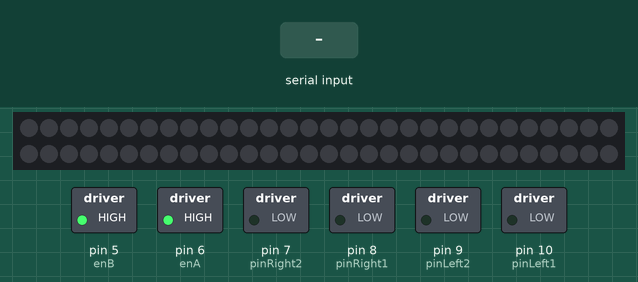
Bench run of a sketch on a simulated Arduino Uno, built with avr-gcc and run on an emulated ATmega328P. Parts: 60 RGB LEDs in strip order, left to right, continuing on the next row, switched loads named in the sketch (green lamp = pin HIGH). Inputs (shaded band) come from the test bench. Dim RGB values are drawn brighter than linear.

Above: at 1.2 s.
1.3 s: "L90\n" received over Serial
At 4.1 s:
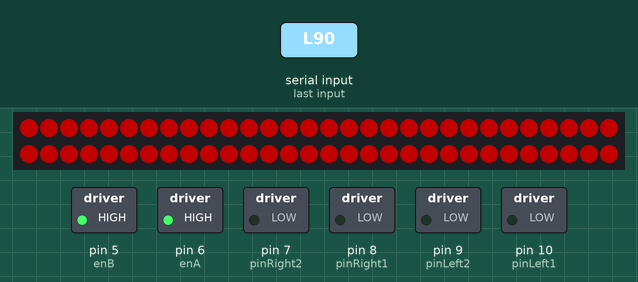
4.3 s: "M90\n" received over Serial
At 6.5 s:
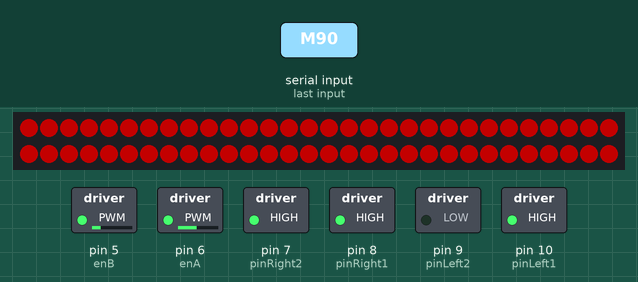
6.8 s: "M" received over Serial
At 9.2 s:
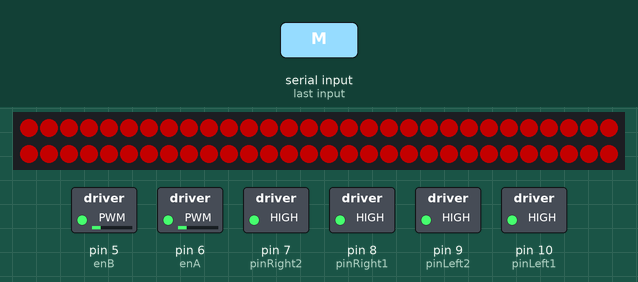
Timing chart, 0 to 10.7 s (numbered marks = the images above; inputs shaded):
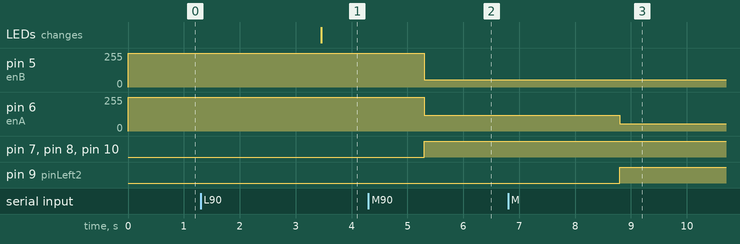

The sketch:

ricoDrivingv2.ino
```cpp
//command two dc motors via the serial port
//and command a RGB LED strip via the serial port
//the format for commands sent via serial port is
//  M55:65  for motor commands left and right motor PERCENTAGES respectively
//  L255:107:240 for light commands. RGB values (in that order) range from 0-255
//the light portion of code has yet to be tested as of 8:15 a.m. 9/16/15
#include <Adafruit_NeoPixel.h>
#ifdef __AVR__
#include <avr/power.h>
#endif
#define PIN            3
#define NUMPIXELS      16
Adafruit_NeoPixel strip = Adafruit_NeoPixel(60, PIN, NEO_GRB + NEO_KHZ800);

const int enA = 6;
const int enB = 5;
const int pinLeft1 = 10; //IN1
const int pinLeft2 = 9; //IN2
const int pinRight1 = 8; //IN3
const int pinRight2 = 7; //IN4
const int analogPin1 = A0;
const int analogPin2 = A1;

int leftRaw;
int rightRaw;
int red;
int green;
int blue;
int lastAvgPower;

//gets the latests news from the boss, (aka the pi) via serial.
void getRawMotor() {
  leftRaw = Serial.parseInt();
  rightRaw = Serial.parseInt();
//  int y = analogRead(analogPin1);
//  int x = analogRead(analogPin2);
//  if(x >= 504) {
//   x = map(x, 504, 1023, 0, -100); }
//  else {
//    x = map(x, 449, 0, 0, 100); }
//  if(y >= 503) {
//   y = map(y, 503, 1023, 0, -100); }
//  else {
//    y = map(y, 449, 0, 0, 100); }
//  leftRaw = (x+y)/100;
//  rightRaw = (x-y)/100;

}
//the following functions interpret the raw variables for the motors
int leftPower(int leftRaw) {
  int retVal = map(abs(leftRaw), 0, 100, 55, 125);
  return retVal;
}
int rightPower(int rightRaw) {
  int retVal = map(abs(rightRaw), 0, 100, 55, 125);
  return retVal;
}
int leftDir() {
  int retStringLeft;
  if (leftRaw > 0) { //fwd
    retStringLeft = 1;
  }
  if (leftRaw < 0) { //bckwd
    retStringLeft = 2;
  }
  if (leftRaw == 0) { //stop
    retStringLeft = 3;
  }
  return retStringLeft;
}
int rightDir() {
  int retStringRight;
  if (rightRaw > 0) { //fwd
    retStringRight = 1;
  }
  if (rightRaw < 0) { //bckwd
    retStringRight = 2;
  }
  if (rightRaw == 0) { //stop
    retStringRight = 3;
  }
  return retStringRight;
}
//the newly interpretted orders go here to make rico go.
void motorDo(int leftPower, int leftDir, int rightPower, int rightDir) {
  int avgPower;
  switch (leftDir) {
    case 1 :
      digitalWrite(pinLeft1, HIGH);
      digitalWrite(pinLeft2, LOW);

      break;
    case 2:
      digitalWrite(pinLeft1, LOW);
      digitalWrite(pinLeft2, HIGH);
      break;
    case 3 :
      digitalWrite(enA, HIGH);
      digitalWrite(pinLeft1, HIGH);
      digitalWrite(pinLeft2, HIGH);
      break;
  }
  switch (rightDir) {
    case 1 :
      digitalWrite(pinRight1, HIGH);
      digitalWrite(pinRight2, LOW);
      break;
    case 2:
      digitalWrite(pinRight1, LOW);
      digitalWrite(pinRight2, HIGH);
      break;
    case 3 :
      digitalWrite(enB, HIGH);
      digitalWrite(pinRight1, HIGH);
      digitalWrite(pinRight2, HIGH);
      break;
  }

  avgPower = (leftPower + rightPower) / 2;
  if (abs(avgPower - lastAvgPower) > 2) {      //change number here for tolerance
    for (int i = 150; i > avgPower; i-=5) {
      analogWrite(enA, i);
      analogWrite(enB, i);
      //delay(50);
    }
    lastAvgPower = avgPower;
  }
  analogWrite(enA, leftPower);
  analogWrite(enB, rightPower);

}

void updateLight() {
  red = Serial.parseInt();
  green = Serial.parseInt();
  blue = Serial.parseInt();
  colorWipe(strip.Color(red, green, blue));
}

void colorWipe(uint32_t c) {                         //Alex says this function is slow so use sparingly
  for (uint16_t i = 0; i < strip.numPixels(); i++) {
    strip.setPixelColor(i, c);
    strip.show();
  }
}

void setup() {
  Serial.begin(9600);
  pinMode(pinLeft1, OUTPUT);
  pinMode(pinLeft2, OUTPUT);
  pinMode(pinRight1, OUTPUT);
  pinMode(pinRight2, OUTPUT);
  strip.begin();
  strip.show();
  pinMode(enA, OUTPUT);         //again, enA and enB are dumb
  digitalWrite(enA, HIGH);      //
  pinMode(enB, OUTPUT);         //
  digitalWrite(enB, HIGH);      //
}

void loop() {
  if (Serial.available()) {
    char firstLetter = Serial.peek();
    if (firstLetter == 'M') {
      getRawMotor();
      motorDo(leftPower(leftRaw), leftDir(), rightPower(rightRaw), rightDir());
    }
    if (firstLetter == 'L') {
      updateLight();
    }
  }
}
```

Measured:
- after the input at 1.3 s, the LEDs: change after 2.2 s (image 1)
- after the input at 4.3 s, pin 5 (enB): 255/255 → 55/255 after 1.0 s; pin 6 (enA): 255/255 → 118/255 after 1.0 s; pin 7 (pinRight2), pin 8 (pinRight1), pin 10 (pinLeft1): LOW → HIGH after 1.0 s
- after the input at 6.8 s, pin 6 (enA): 118/255 → 55/255 after 2.0 s; pin 9 (pinLeft2): LOW → HIGH after 2.0 s
